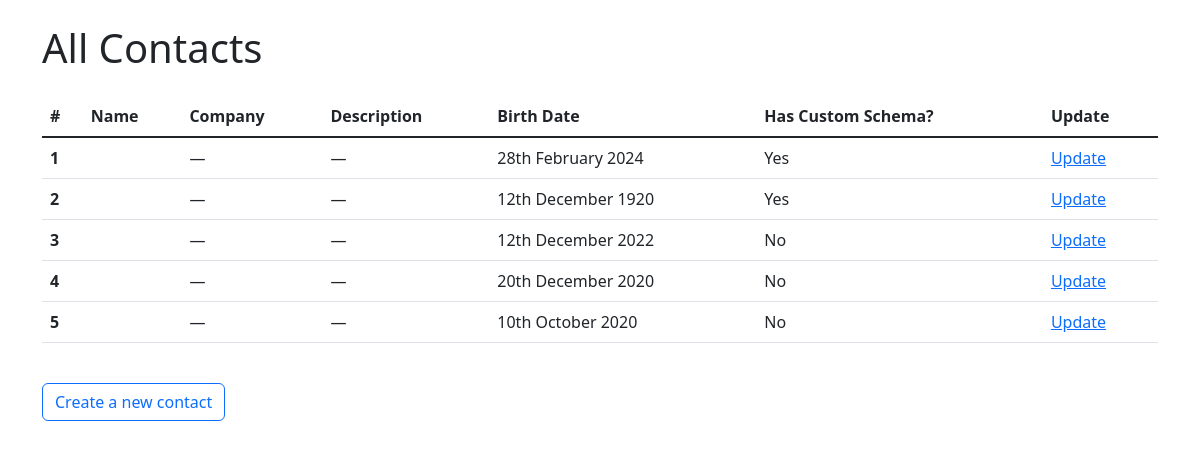
/contacts/, run on the app's committed database.
### crm/models.py (models this page shows, shortened)
class Contact(BaseModel):
    birth_date = models.DateField(null=True, blank=True)
    company = models.ForeignKey(
        "crm.Company",
        related_name="contacts",
        null=True,
        blank=True,
        on_delete=models.SET_NULL,
    )

### crm/views.py (the view)
# urls.py: path("contacts/", ContactListView.as_view(), name='contact-list'),
class ContactListView(ListView):
    model = Contact
    template_name = "crm/contact-list.html"
    context_object_name = "contacts"

### crm/base_models.py (called while the page is built)
    @property
    def extra_schema(self):
        return self._extra_schema.first()

### crm/templates/crm/contact-list.html (shortened to what this page needs)
{% extends 'crm/base.html' %}
{% block content %}
<h1 class="mt-4">All Contacts</h1>
<div class="table-responsive mt-4">
  <table class="table">
    <thead>
      <tr>
        <th scope="col">#</th>
        <th scope="col">Name</th>
        <th scope="col">Company</th>
        <th scope="col">Description</th>
        <th scope="col">Birth Date</th>
        <th scope="col">Has Custom Schema?</th>
        <th scope="col">Update</th>
      </tr>
    </thead>
    <tbody class="table-group-divider">
      {% for contact in contacts %}
      <tr>
        <th scope="row">{{ forloop.counter }}</th>
        <td><a href="{% url 'contact-detail' contact.slug %}">{{ contact.title }}</a></td>
        <td>{{ contact.company.title|default:"&mdash;" }}</td>
        <td>{{ contact.description|default:"&mdash;" }}</td>
        <td>{{ contact.birth_date|date:"jS F Y"|default:"&mdash;"  }}</td>
        <td>{{ contact.extra_schema|yesno:"Yes,No"  }}</td>
        <td><a href="{% url 'contact-update' contact.slug %}">Update</td>
      </tr>
      {% endfor %}
    </tbody>
  </table>
</div>
<p><a class="btn btn-outline-primary my-4" href="{% url 'contact-create' %}" role="button">Create a new contact</a></p>
{% endblock %}

### crm/templates/crm/base.html (shortened to what this page needs)
<!doctype html>
<html lang="en">
  <head>
    <link href="https://cdn.jsdelivr.net/npm/bootstrap@5.2.3/dist/css/bootstrap.min.css" rel="stylesheet">
  </head>
  <body class="container">
    {% block content %}
    {% endblock %}
  </body>
</html>

### data on the page
Contact: company "—", description "—", birth_date "28th February 2024", extra_schema "Yes"
Contact: company "—", description "—", birth_date "12th December 1920", extra_schema "Yes"
Contact: company "—", description "—", birth_date "12th December 2022", extra_schema "No"
Contact: company "—", description "—", birth_date "20th December 2020", extra_schema "No"
Contact: company "—", description "—", birth_date "10th October 2020", extra_schema "No"
